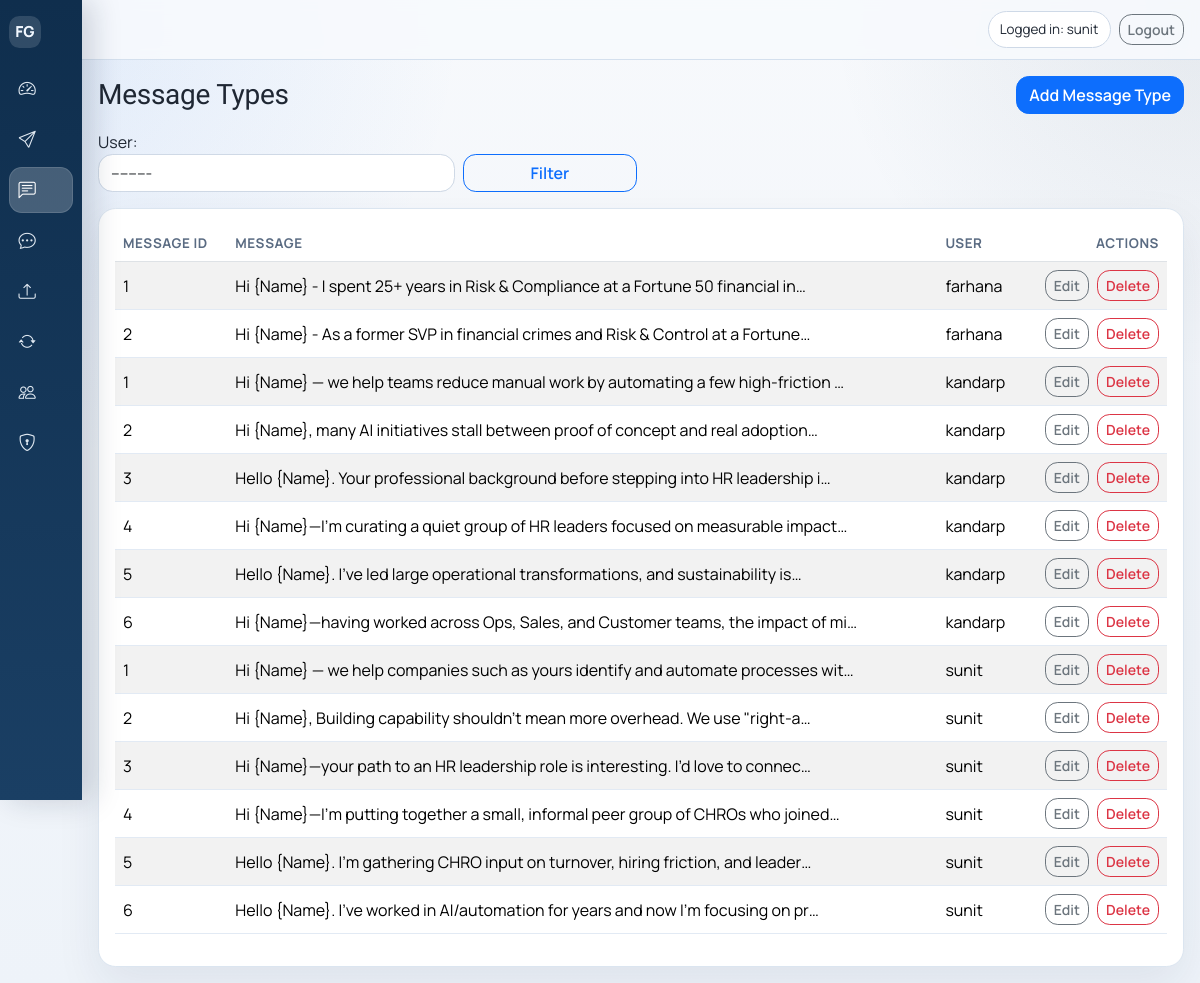
Screenshot of /message-types/ (signed in) with the database file from the repository.
### tracker/models.py (models this page shows, shortened)
class MessageType(models.Model):
    message_id = models.CharField(max_length=100)
    message = models.TextField()
    user = models.ForeignKey(User, on_delete=models.CASCADE, related_name="message_types")
    created_at = models.DateTimeField(auto_now_add=True)
    updated_at = models.DateTimeField(auto_now=True)
    class Meta:
        ordering = ["user__username", "message_id"]
        constraints = [
            models.UniqueConstraint(
                fields=["message_id", "user"],
                name="unique_message_id_per_user",
            )
        ]

### tracker/views.py (the view)
# urls.py: path("message-types/", views.message_type_list, name="message_type_list"),
@login_required
def message_type_list(request):
    user_filter_form = UserFilterForm(request.GET or None)
    message_types = MessageType.objects.select_related("user")
    if user_filter_form.is_valid() and user_filter_form.cleaned_data.get("user"):
        message_types = message_types.filter(user=user_filter_form.cleaned_data["user"])
    return render(
        request,
        "tracker/message_type_list.html",
        {"message_types": message_types, "user_filter_form": user_filter_form},
    )

### tracker/forms.py
class UserFilterForm(BootstrapFormMixin, forms.Form):
    user = forms.ModelChoiceField(queryset=User.objects.filter(is_active=True), required=False)

### templates/tracker/message_type_list.html
{% extends 'base.html' %}
{% block content %}
<div class="d-flex justify-content-between align-items-center flex-wrap gap-2 mb-3">
  <h1 class="h3 mb-0">Message Types</h1>
  <a href="{% url 'message_type_create' %}" class="btn btn-primary">Add Message Type</a>
</div>
<form method="get" class="row g-2 mb-3 align-items-end">
  <div class="col-12 col-md-5 col-lg-4">
    {{ user_filter_form.user.label_tag }}
    {{ user_filter_form.user }}
  </div>
  <div class="col-12 col-md-3 col-lg-2">
    <button type="submit" class="btn btn-outline-primary w-100">Filter</button>
  </div>
</form>
<div class="card dashboard-card">
  <div class="card-body table-responsive">
    <table class="table table-striped align-middle">
      <thead>
        <tr>
          <th>Message ID</th>
          <th>Message</th>
          <th>User</th>
          <th class="text-end">Actions</th>
        </tr>
      </thead>
      <tbody>
        {% for row in message_types %}
          <tr>
            <td>{{ row.message_id }}</td>
            <td>{{ row.message|truncatechars:80 }}</td>
            <td>{{ row.user.username }}</td>
            <td>
              <div class="d-flex justify-content-end flex-wrap gap-2">
                <a href="{% url 'message_type_edit' row.id %}" class="btn btn-sm btn-outline-secondary">Edit</a>
                <a href="{% url 'message_type_delete' row.id %}" class="btn btn-sm btn-outline-danger">Delete</a>
              </div>
            </td>
          </tr>
        {% empty %}
          <tr><td colspan="4" class="text-center text-muted">No message types found.</td></tr>
        {% endfor %}
      </tbody>
    </table>
  </div>
</div>
{% endblock %}

### templates/base.html (shortened to what this page needs)
<!doctype html>
<html lang="en">
<head>
  <link href="https://cdn.jsdelivr.net/npm/bootstrap@5.3.3/dist/css/bootstrap.min.css" rel="stylesheet">
  <link href="https://cdn.jsdelivr.net/npm/bootstrap-icons@1.11.3/font/bootstrap-icons.min.css" rel="stylesheet">
</head>
<body>
  {% if user.is_authenticated %}
    <div class="app-shell">
      <aside class="app-sidebar d-none d-lg-flex flex-column">
        <div class="sidebar-header">
          <a class="brand-mark" href="{% url 'dashboard' %}">
            <span class="brand-dot">FG</span>
          </a>
        </div>
        <nav class="app-nav">
          {% include 'tracker/_nav_links.html' %}
        </nav>
      </aside>
      <div class="app-main">
        <header class="app-topbar">
          <div class="app-topbar-inner">
            <div class="d-flex align-items-center gap-2">
              <span class="auth-pill" title="{{ user.get_full_name|default:user.username }}">Logged in: {{ user.get_full_name|default:user.username }}</span>
              <form method="post" action="{% url 'logout' %}" class="m-0">
                <button type="submit" class="btn btn-outline-secondary btn-sm">Logout</button>
              </form>
            </div>
          </div>
        </header>
        <main class="content-wrap">
          <div class="container-fluid">
  {% else %}
    <main class="public-wrap">
      <div class="container">
  {% endif %}
            {% block content %}{% endblock %}
  {% if user.is_authenticated %}
          </div>
        </main>
      </div>
    </div>
  {% else %}
      </div>
    </main>
  {% endif %}
</body>
</html>

### templates/tracker/_nav_links.html (shortened to what this page needs)
{% with request.resolver_match.url_name as current_url %}
<a class="nav-link {% if current_url == 'dashboard' %}active{% endif %}" href="{% url 'dashboard' %}" title="Dashboard">
  <i class="bi bi-speedometer2 nav-icon" aria-hidden="true"></i>
</a>
<a class="nav-link {% if current_url == 'sent_connections_list' %}active{% endif %}" href="{% url 'sent_connections_list' %}" title="Sent Connections">
  <i class="bi bi-send nav-icon" aria-hidden="true"></i>
</a>
<a class="nav-link {% if current_url == 'message_type_list' or current_url == 'message_type_create' or current_url == 'message_type_edit' or current_url == 'message_type_delete' %}active{% endif %}" href="{% url 'message_type_list' %}" title="Message Types">
  <i class="bi bi-chat-left-text nav-icon" aria-hidden="true"></i>
</a>
<a class="nav-link {% if current_url == 'follow_up_message_list' %}active{% endif %}" href="{% url 'follow_up_message_list' %}" title="Follow Up Messages">
  <i class="bi bi-chat-dots nav-icon" aria-hidden="true"></i>
</a>
<a class="nav-link {% if current_url == 'upload_sent_connections_csv' %}active{% endif %}" href="{% url 'upload_sent_connections_csv' %}" title="Upload CSV">
  <i class="bi bi-upload nav-icon" aria-hidden="true"></i>
</a>
<a class="nav-link {% if current_url == 'update_connection_status' %}active{% endif %}" href="{% url 'update_connection_status' %}" title="Update Status">
  <i class="bi bi-arrow-repeat nav-icon" aria-hidden="true"></i>
</a>
<a class="nav-link " href="{% url 'user_list' %}" title="Users">
  <i class="bi bi-people nav-icon" aria-hidden="true"></i>
</a>
<a class="nav-link" href="/admin/" target="_blank" rel="noopener noreferrer" title="Admin">
  <i class="bi bi-shield-lock nav-icon" aria-hidden="true"></i>
</a>
{% endwith %}

### templates/base.html (style rules this page uses)
:root { --brand-ink: #0f2e4d; --brand-ink-soft: #1a3f64; --brand-card: #ffffff; --brand-text: #1f2733; --brand-border: #dbe5f0; --brand-shadow: 0 18px 45px rgba(21, 42, 73, 0.08); --radius-md: 0.9rem; --radius-lg: 1.1rem; --sidebar-width: 272px; --sidebar-collapsed-width: 82px; }
html, body { min-height: 100%; }
body { margin: 0; color: var(--brand-text); background: radial-gradient(circle at 0% 0%, rgba(31, 115, 233, 0.11), rgba(31, 115, 233, 0) 30%), radial-gradient(circle at 100% 0%, rgba(15, 46, 77, 0.08), rgba(15, 46, 77, 0) 24%), linear-gradient(180deg, #f7f9fc 0%, #eef3f9 100%); font-family: "Manrope", "Avenir Next", "Segoe UI", sans-serif; }
h1, h2, h3, h4, h5, h6 { font-family: "Sora", "Manrope", sans-serif; letter-spacing: -0.01em; }
.dashboard-card { border: 1px solid var(--brand-border); border-radius: var(--radius-lg); box-shadow: var(--brand-shadow); background: var(--brand-card); }
.form-control, .form-select { border-radius: var(--radius-md); border-color: #cfd9e6; }
.btn { border-radius: 0.8rem; font-weight: 600; }
.app-shell { display: flex; min-height: 100vh; width: 100%; }
.app-sidebar { width: var(--sidebar-collapsed-width); background: linear-gradient(180deg, var(--brand-ink) 0%, var(--brand-ink-soft) 100%); color: #f2f8ff; padding: 1rem 0.55rem; position: sticky; top: 0; height: 100vh; overflow-y: auto; box-shadow: 10px 0 30px rgba(14, 36, 61, 0.18); z-index: 1030; transition: width 0.24s ease, padding 0.24s ease; }
.sidebar-header { display: flex; align-items: center; justify-content: center; margin-bottom: 1.15rem; }
.brand-mark { display: flex; align-items: center; gap: 0.65rem; justify-content: center; width: 100%; text-decoration: none; color: #f2f8ff; min-width: 0; }
.brand-dot { width: 2rem; height: 2rem; border-radius: 0.65rem; display: inline-flex; align-items: center; justify-content: center; background: rgba(255, 255, 255, 0.14); font-weight: 800; font-size: 0.95rem; flex-shrink: 0; }
.app-nav { display: flex; flex-direction: column; gap: 0.3rem; }
.app-nav .nav-link { color: rgba(242, 248, 255, 0.92); border-radius: 0.8rem; padding: 0.62rem 0.55rem; font-size: 0.98rem; font-weight: 600; transition: 0.2s ease; display: flex; align-items: center; justify-content: center; gap: 0; min-height: 2.5rem; }
.app-nav .nav-icon { font-size: 1.08rem; flex-shrink: 0; width: 1.2rem; text-align: center; }
.app-nav .nav-link.active { color: #fff; background: rgba(255, 255, 255, 0.22); box-shadow: inset 0 0 0 1px rgba(255, 255, 255, 0.12); }
.app-main { min-width: 0; flex: 1; display: flex; flex-direction: column; }
.app-topbar { position: sticky; top: 0; z-index: 1020; backdrop-filter: blur(6px); background: rgba(247, 250, 253, 0.88); border-bottom: 1px solid rgba(206, 219, 236, 0.85); padding: 0.7rem 1rem; }
.app-topbar-inner { display: flex; align-items: center; justify-content: space-between; gap: 0.8rem; }
.auth-pill { display: inline-flex; align-items: center; gap: 0.35rem; padding: 0.45rem 0.7rem; border-radius: 999px; font-size: 0.84rem; border: 1px solid #ced9e7; background: #fff; white-space: nowrap; max-width: 15.5rem; overflow: hidden; text-overflow: ellipsis; }
.content-wrap { padding: 1rem; }
.content-wrap .container-fluid, .public-wrap .container { padding-left: 0; padding-right: 0; }
.table { --bs-table-bg: transparent; }
.table th { white-space: nowrap; font-size: 0.84rem; text-transform: uppercase; letter-spacing: 0.04em; color: #5a6b82; border-bottom-width: 1px; }
.table td { vertical-align: middle; border-color: #e2eaf4; }

### rows the page displays
MessageType: message_id "1", message "Hi {Name} - I spent 25+ years in Risk & Compliance at a Fortune 50 financial in…", user.username "farhana"
MessageType: message_id "2", message "Hi {Name} - As a former SVP in financial crimes and Risk & Control at a Fortune…", user.username "farhana"
MessageType: message_id "1", message "Hi {Name} — we help teams reduce manual work by automating a few high-friction …", user.username "kandarp"
MessageType: message_id "2", message "Hi {Name}, many AI initiatives stall between proof of concept and real adoption…", user.username "kandarp"
MessageType: message_id "3", message "Hello {Name}. Your professional background before stepping into HR leadership i…", user.username "kandarp"
MessageType: message_id "4", message "Hi {Name}—I’m curating a quiet group of HR leaders focused on measurable impact…", user.username "kandarp"
MessageType: message_id "5", message "Hello {Name}. I’ve led large operational transformations, and sustainability is…", user.username "kandarp"
MessageType: message_id "6", message "Hi {Name}—having worked across Ops, Sales, and Customer teams, the impact of mi…", user.username "kandarp"
MessageType: message_id "1", message "Hi {Name} — we help companies such as yours identify and automate processes wit…", user.username "sunit"
MessageType: message_id "2", message "Hi {Name}, Building capability shouldn't mean more overhead. We use \"right-a…", user.username "sunit"
MessageType: message_id "3", message "Hi {Name}—your path to an HR leadership role is interesting. I’d love to connec…", user.username "sunit"
MessageType: message_id "4", message "Hi {Name}—I’m putting together a small, informal peer group of CHROs who joined…", user.username "sunit"
MessageType: message_id "5", message "Hello {Name}. I’m gathering CHRO input on turnover, hiring friction, and leader…", user.username "sunit"
MessageType: message_id "6", message "Hello {Name}. I’ve worked in AI/automation for years and now I’m focusing on pr…", user.username "sunit"

### other values shown
{{ user.get_full_name|default:user.username }} "sunit"
{{ user_filter_form.user.label_tag }} "User:"
